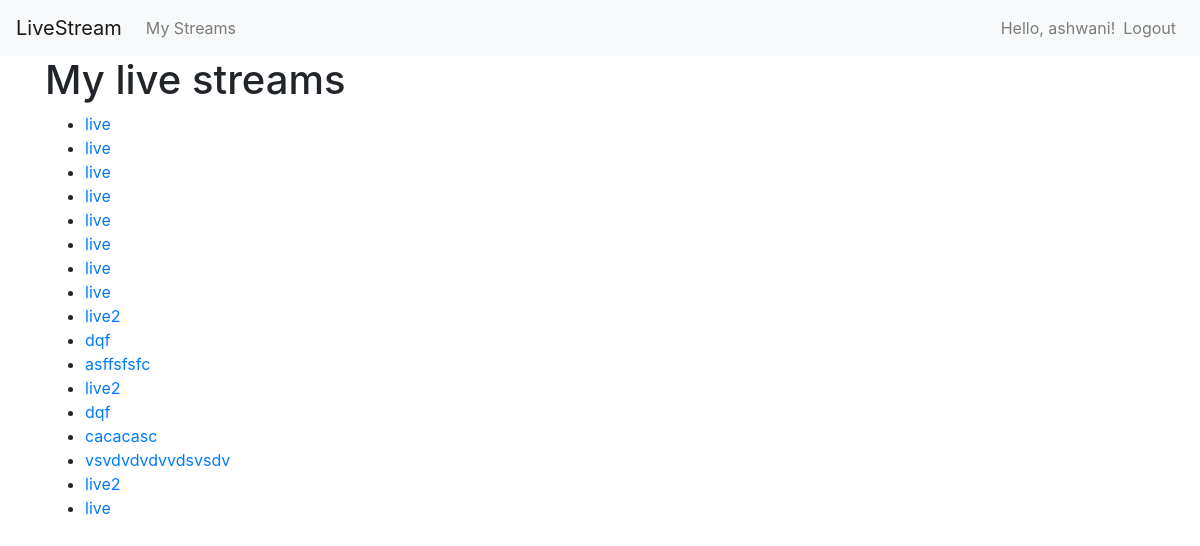
The app's page /my_streams/ (signed in) with its own data.
### streams/models.py (models this page shows)
class LiveStream(models.Model):
    user = models.ForeignKey(User, on_delete=models.CASCADE,null=True, blank=True)
    name = models.CharField(max_length=255,null=True, blank=True)
    description = models.TextField(null=True, blank=True)
    start_time = models.DateTimeField(auto_now_add=True)
    end_time = models.DateTimeField(auto_now_add=True,null=True, blank=True)
    is_live = models.BooleanField(default=False)

### streams/views.py (the view)
# urls.py: path('my_streams/', views.view_my_streams, name='view_my_streams'),
@login_required
def view_my_streams(request):
    streams = LiveStream.objects.filter(user=request.user)
    return render(request, 'streams/my_streams.html', {'streams': streams})

### streams/templates/streams/my_streams.html
{% extends 'streams/base.html' %}
{% block content %}
<h1>My live streams</h1>
<ul>
{% for stream in streams %}
  <li><a href="{% url 'view_stream' stream.id %}">{{ stream.name }}</a></li>
{% endfor %}
</ul>
{% endblock %}

### streams/templates/streams/base.html (shortened to what this page needs)
<!DOCTYPE html>
<html>
<head>
  <link rel="stylesheet" href="https://stackpath.bootstrapcdn.com/bootstrap/4.3.1/css/bootstrap.min.css">
</head>
<body>
  <nav class="navbar navbar-expand-lg navbar-light bg-light">
    <a class="navbar-brand" href="#">LiveStream</a>
    <div class="collapse navbar-collapse" id="navbarNav">
      <ul class="navbar-nav mr-auto">
        <li class="nav-item">
          <a class="nav-link" href="{% url 'view_my_streams' %}">My Streams</a>
        </li>
      </ul>
      <ul class="navbar-nav">
        {% if user.is_authenticated %}
        <li class="nav-item">
          <span class="navbar-text">Hello, {{ user.username }}!</span>
        </li>
        <li class="nav-item">
          <a class="nav-link" href="{% url 'user_logout' %}">Logout</a>
        </li>
        {% endif %}
      </ul>
    </div>
  </nav>
  <div class="container">
    {% block content %}{% endblock %}
  </div>
</body>
</html>

### records on screen
LiveStream: name "live"
LiveStream: name "live"
LiveStream: name "live"
LiveStream: name "live"
LiveStream: name "live"
LiveStream: name "live"
LiveStream: name "live"
LiveStream: name "live"
LiveStream: name "live2"
LiveStream: name "dqf"
LiveStream: name "asffsfsfc"
LiveStream: name "live2"
LiveStream: name "dqf"
LiveStream: name "cacacasc"
LiveStream: name "vsvdvdvdvvdsvsdv"
LiveStream: name "live2"
LiveStream: name "live"

### other values on screen
{{ user.username }} "ashwani"
